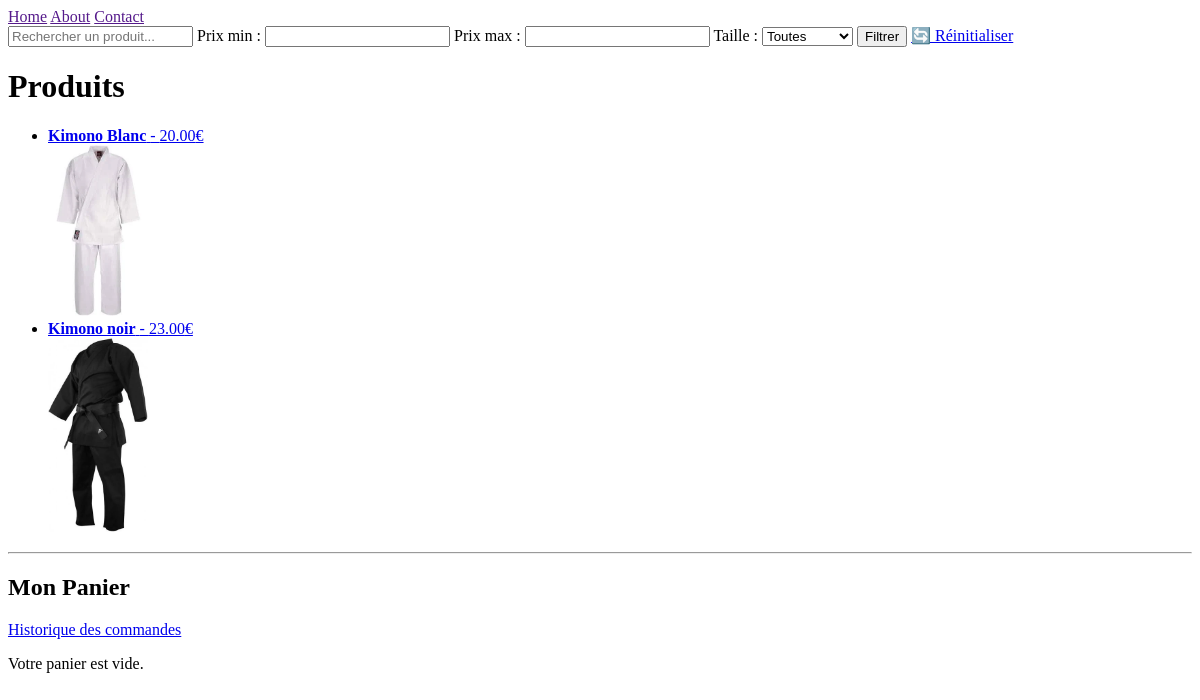
Before: / with the older database file.
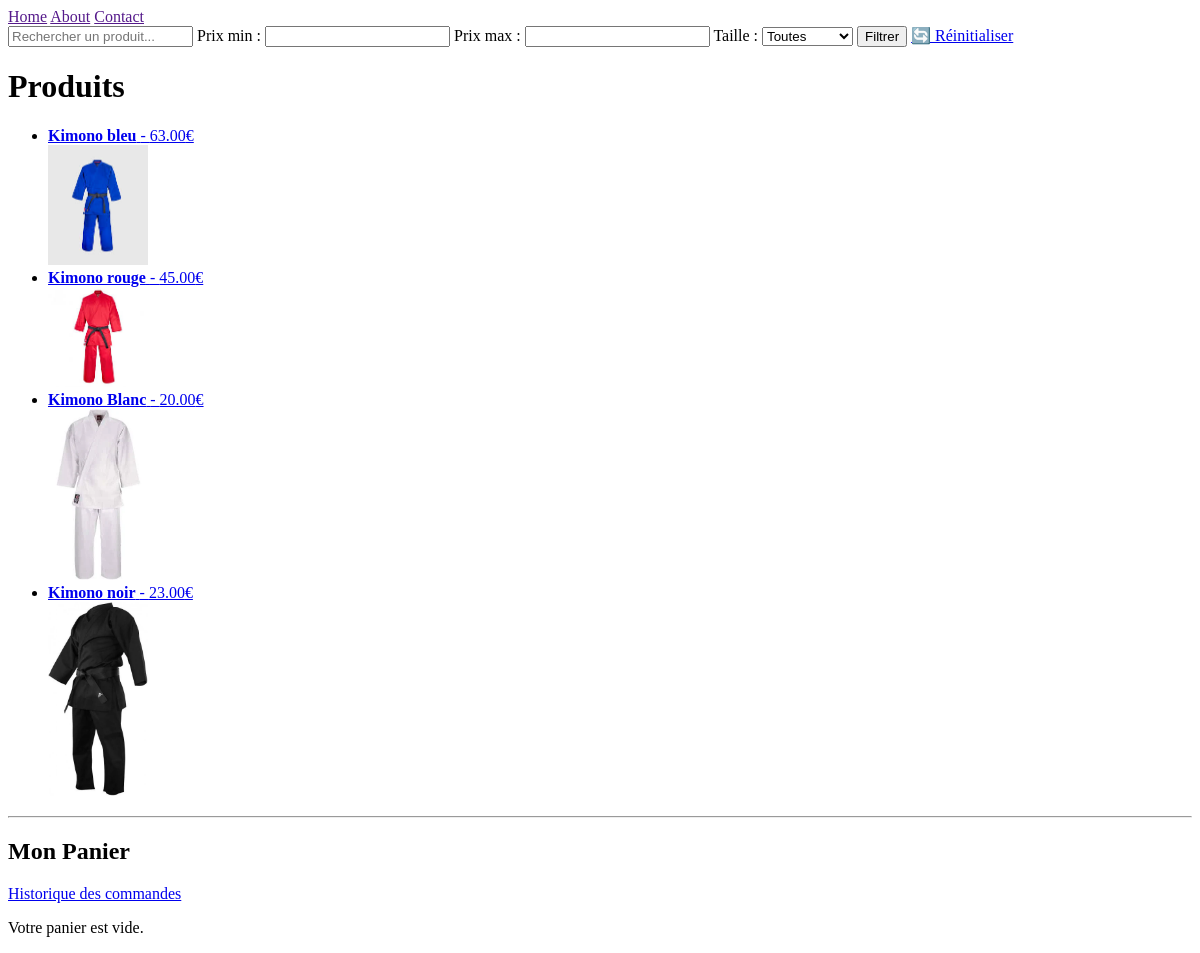
After: the same page with the newer database file.
### shop/models.py (models this page shows, shortened)
class Product(models.Model):
    SIZE_CHOICES = [
        ('xs', 'Extra Small'),
        ('s', 'Small'),
        ('m', 'Medium'),
        ('l', 'Large'),
        ('xl', 'Extra Large'),
    ]
    name = models.CharField(max_length=200)
    price = models.DecimalField(max_digits=10, decimal_places=2)
    description = models.TextField(null=True, blank=True)
    category = models.ForeignKey(Category, related_name='products', on_delete=models.CASCADE)
    image = models.ImageField(upload_to='products/', blank=True, null=True)
    date_added = models.DateTimeField(auto_now_add=True)
    available_sizes = models.CharField(max_length=50, default='xs,s,m,l,xl')
    class Meta:
        ordering = ['-date_added']

### shop/views.py (the view, shortened to what this page needs)
# urls.py: path('', index, name='index'),  # Liste des produits
def index(request):
    query = request.GET.get('q', '').strip()
    min_price = request.GET.get('min_price', '')
    max_price = request.GET.get('max_price', '')
    size_filter = request.GET.get('size', '')
    product_id = request.GET.get('id')
    products = Product.objects.all()
    if query:
        products = products.filter(Q(name__icontains=query) | Q(description__icontains=query))
    if min_price.isdigit():
        products = products.filter(price__gte=int(min_price))
    if max_price.isdigit():
        products = products.filter(price__lte=int(max_price))
    if size_filter:
        products = products.filter(available_sizes__icontains=size_filter)
    product = get_object_or_404(Product, id=product_id) if product_id else None
    cart = request.session.get('cart', {})
    updated_cart = {"total": 0}
    return render(request, 'index.html', {
        'products': products,
        'product': product,
        'cart': updated_cart,
        'size_choices': Product.SIZE_CHOICES,
        'query': query,
        'min_price': min_price,
        'max_price': max_price,
        'size_filter': size_filter
    })

### shop/templates/index.html (shortened to what this page needs)
<!DOCTYPE html>
<html lang="fr">
<head>
</head>
<body>
    {% include 'nav.html' %}
    <form id="filterForm" action="{% url 'index' %}" method="GET">
        <input type="text" id="search" name="q" placeholder="Rechercher un produit..." value="{{ query }}">
        <label for="min_price">Prix min :</label>
        <input type="number" id="min_price" name="min_price" value="{{ min_price }}">
        <label for="max_price">Prix max :</label>
        <input type="number" id="max_price" name="max_price" value="{{ max_price }}">
        <label for="size">Taille :</label>
        <select name="size" id="size">
            <option value="">Toutes</option>
        </select>
        <button type="submit"> Filtrer</button>
        <a href="{% url 'index' %}">🔄 Réinitialiser</a>
    </form>
    <main>
        <h1>Produits</h1>
        {% if product %}
            <h2>{{ product.name }}</h2>
            <p><strong>Prix :</strong> {{ product.price }}€</p>
            <p><strong>Description :</strong> {{ product.description }}</p>
            {% if product.image %}
                <img src="{{ product.image.url }}" alt="{{ product.name }}" width="200">
            {% endif %}
            <form action="{% url 'add_to_cart' product.id %}" method="post">
                {% csrf_token %}
                <label for="size"><strong>Taille :</strong></label>
                <select name="size" id="size" required>
                    {% for size_code, size_label in product.get_available_sizes %}
                        <option value="{{ size_code }}">{{ size_label }}</option>
                    {% endfor %}
                </select>
                <label for="quantity"><strong>Quantité :</strong></label>
                <input type="number" name="quantity" id="quantity" min="1" value="1" required>
                <br><br>
                <button type="submit">Ajouter au Panier</button>
            </form>
            <br>
            <a href="{% url 'index' %}">Retour à la liste des produits</a>
        {% else %}
            {% if products %}
                <ul>
                    {% for product in products %}
                        <li>
                            <a href="{% url 'index' %}?id={{ product.id }}">
                                <strong>{{ product.name }}</strong> - {{ product.price }}€
                            </a>
                            {% if product.image %}
                                <br>
                                <img src="{{ product.image.url }}" width="100" alt="{{ product.name }}">
                            {% endif %}
                        </li>
                    {% endfor %}
                </ul>
            {% else %}
                <p>Aucun produit trouvé.</p>
            {% endif %}
        {% endif %}
        <hr>
        <h2> Mon Panier</h2>
        <a href="{% url 'order_history' %}" class="btn btn-primary">Historique des commandes</a>
        {% if cart and cart.total > 0 %}
            <ul>
                {% for key, item in cart.items %}
                    {% if item.id and item.size %}
                        <li>
                            {{ item.name }} (Taille: {{ item.size }}) - {{ item.quantity }} * {{ item.price }}€ =
                            <strong>{{ item.total_product_price }}€</strong>
                            <form action="{% url 'remove_from_cart' item.id item.size %}" method="post" style="display:inline;">
                                {% csrf_token %}
                                <button type="submit">❌ Supprimer</button>
                            </form>
                        </li>
                    {% endif %}
                {% endfor %}
            </ul>
            <p><strong>Total:</strong> {{ cart.total|floatformat:2 }} €</p>
            <form action="{% url 'checkout' %}" method="GET">
                <button type="submit"> Commander</button>
            </form>
        {% else %}
            <p>Votre panier est vide.</p>
        {% endif %}
    </main>
</body>
</html>

Changed rows visible on the page:
added Product: name "Kimono bleu", price "63.00", image (picture)
added Product: name "Kimono rouge", price "45.00", image (picture)
